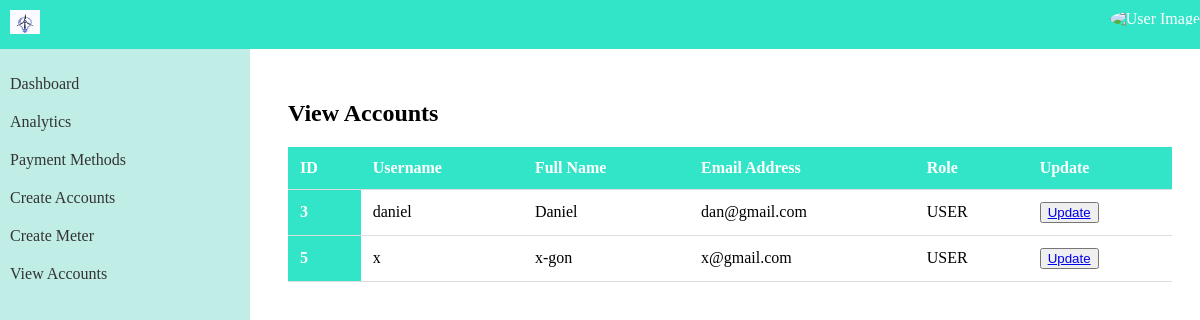
The app's page /dashboard/t_viewAccounts.php, older data.
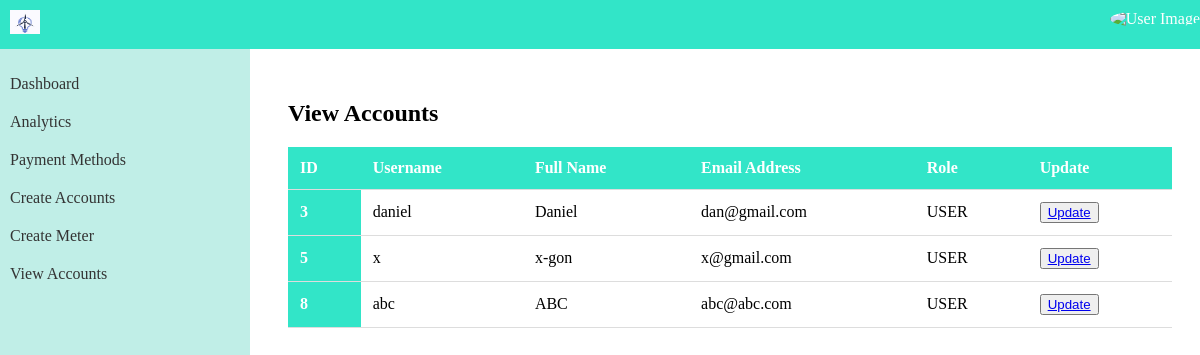
The same page, newer data.
### tables this page shows
CREATE TABLE `users` (
  `uid` int(75) NOT NULL,
  `uName` varchar(75) NOT NULL,
  `fullName` text NOT NULL,
  `email` varchar(75) NOT NULL,
  `password` varchar(100) NOT NULL,
  `role` text NOT NULL
);

### dashboard/t_viewAccounts.php (the view, shortened to what this page needs)
<!DOCTYPE html>
<html>
<head>
    <link rel="stylesheet" type="text/css" href="view.css">
</head>
<body>
    <div class="navbar">
        <div class="logo">
            <a class="navbar-brand" href="t_dashboard.php">
                <img src="images\logo.jpg" alt="Logo" width="30" height="24">
            </a>
        </div>
        <div class="user-menu">
            <img class="user-img" src="path/to/user-image.jpg" alt="User Image">
        </div>
    </div>
    <div class="sidebar">
        <a href="t_dashboard.php">Dashboard</a>
        <a href="t_analytics.php">Analytics</a>
        <a href="t_paymentMethod.php">Payment Methods</a>
        <a href="t_createAccount.php">Create Accounts</a>
        <a href="createMeter.php">Create Meter</a>
        <a href="t_viewAccounts.php">View Accounts</a>
    </div>
    <div class="content">
        <h2>View Accounts</h2>
        <table class="accounts-table">
            <thead>
                <tr>
                    <th>ID</th>
                    <th>Username</th>
                    <th>Full Name</th>
                    <th>Email Address</th>
                    <th>Role</th>
                    <th>Update</th>
                </tr>
            </thead>
            <tbody>
                <?php
                    include 'connect.php';
                    $sql = "SELECT * FROM users WHERE role = 'USER'";
                    $result = mysqli_query($connect, $sql);
                    if ($result) {
                        while ($row = mysqli_fetch_assoc($result)) {
                            $id = $row['uid'];
                            $username = $row['uName'];
                            $fullname = $row['fullName'];
                            $email = $row['email'];
                            $role = $row['role'];
                            echo "<tr>
                            <th scope='row'>$id</th>
                            <td>$username</td>
                            <td>$fullname</td>
                            <td>$email</td>
                            <td>$role</td>
                            <td><button><a href='update.php?updateid=$id'>Update</a></button></td>
                            </tr>
                            ";
                        }
                    }
                ?>
            </tbody>
        </table>
    </div>
</body>
</html>

Row changes from the older to the newer data that the page shows:
added users: uid "8", uName "abc", fullName "ABC", email "abc@abc.com", role "USER"
